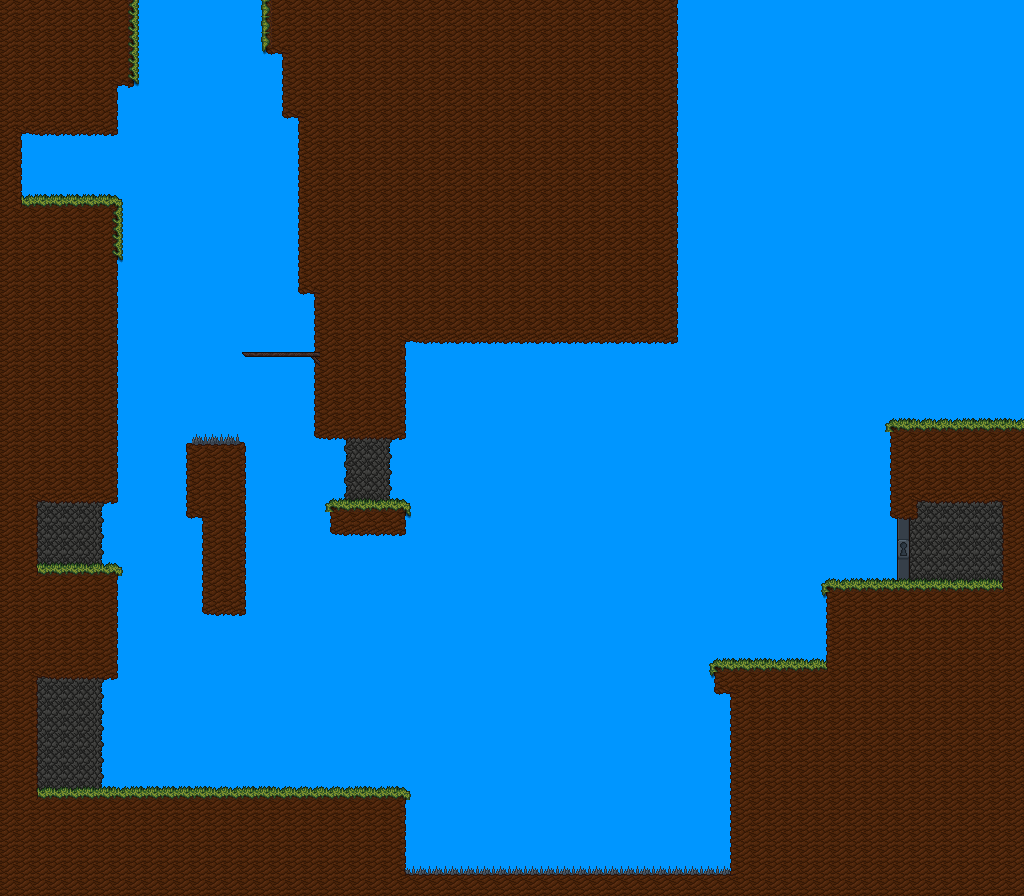

The image is a tile-based game level rendered from a .tmx file. Its description and source (layers, tilesets, objects; grid data summarised) follow:
An orthogonal 64x56 tile map with 16x16 px tiles, 4 tile layers (Background, Door, Foreground, Overlay) and 9 objects (2x platform, 2x spikes, flag, spawn, key, ...).

<map version="1.2" tiledversion="1.2.4" orientation="orthogonal" renderorder="right-down" width="64" height="56" tilewidth="16" tileheight="16" infinite="0" backgroundcolor="#0096ff" nextlayerid="10" nextobjectid="10">
 <tileset firstgid="1" source="../Tileset.tsx" />
 <layer id="6" name="Background" width="64" height="56">
  <data>[3584 cells, 210 non-empty, 13 distinct tile ids]</data>
 </layer>
 <layer id="7" name="Door" width="64" height="56">
  <data>[3584 cells, 5 non-empty, 3 distinct tile ids]</data>
 </layer>
 <layer id="8" name="Foreground" width="64" height="56">
  <data>[3584 cells, 1646 non-empty, 20 distinct tile ids]</data>
 </layer>
 <layer id="9" name="Overlay" width="64" height="56">
  <data>[3584 cells, 20 non-empty, 9 distinct tile ids]</data>
 </layer>
 <objectgroup id="4" name="Object Layer 1">
  <object id="1" name="flag" x="942.5" y="583.818">
   <point />
  </object>
  <object id="2" name="spawn" x="289.333" y="772.167">
   <point />
  </object>
  <object id="3" name="platform" x="449.333" y="410" width="1" height="408">
   <properties>
    <property name="moveTime" type="float" value="5" />
    <property name="timeOffset" type="float" value="3" />
    <property name="waitTime" type="float" value="1" />
   </properties>
  </object>
  <object id="4" name="platform" x="286.667" y="609.333" width="503.333">
   <properties>
    <property name="moveTime" type="float" value="5" />
    <property name="waitTime" type="float" value="1" />
   </properties>
  </object>
  <object id="5" name="key" x="72.5" y="554">
   <point />
  </object>
  <object id="6" name="spikes" x="398.333" y="857.667" width="340.667" height="25" />
  <object id="7" name="cameraBoundsInitial" x="0" y="224" width="1024" height="672" />
  <object id="8" name="star" x="66.6667" y="178.667">
   <point />
  </object>
  <object id="9" name="spikes" x="186.5" y="434" width="59.5" height="11.75" />
 </objectgroup>
</map>